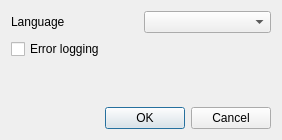
<?xml version="1.0" encoding="UTF-8"?>
<ui version="4.0">
 <class>Config</class>
 <widget class="QDialog" name="Config">
  <property name="geometry">
   <rect>
    <x>0</x>
    <y>0</y>
    <width>282</width>
    <height>140</height>
   </rect>
  </property>
  <property name="windowTitle">
   <string>Imageimp Configuration</string>
  </property>
  <property name="windowIcon">
   <iconset resource="config.qrc">
    <normaloff>:/icons/config.png</normaloff>:/icons/config.png</iconset>
  </property>
  <layout class="QVBoxLayout" name="verticalLayout">
   <item>
    <layout class="QHBoxLayout" name="horizontalLayout">
     <item>
      <widget class="QLabel" name="label">
       <property name="text">
        <string>Language</string>
       </property>
      </widget>
     </item>
     <item>
      <widget class="QComboBox" name="languageSelection"/>
     </item>
    </layout>
   </item>
   <item>
    <widget class="QCheckBox" name="errorLogging">
     <property name="text">
      <string>Error logging</string>
     </property>
    </widget>
   </item>
   <item>
    <spacer name="verticalSpacer">
     <property name="orientation">
      <enum>Qt::Vertical</enum>
     </property>
     <property name="sizeHint" stdset="0">
      <size>
       <width>20</width>
       <height>40</height>
      </size>
     </property>
    </spacer>
   </item>
   <item>
    <widget class="QDialogButtonBox" name="buttonBox">
     <property name="orientation">
      <enum>Qt::Horizontal</enum>
     </property>
     <property name="standardButtons">
      <set>QDialogButtonBox::Cancel|QDialogButtonBox::Ok</set>
     </property>
    </widget>
   </item>
  </layout>
 </widget>
 <resources>
  <include location="config.qrc"/>
 </resources>
 <connections>
  <connection>
   <sender>buttonBox</sender>
   <signal>accepted()</signal>
   <receiver>Config</receiver>
   <slot>accept()</slot>
   <hints>
    <hint type="sourcelabel">
     <x>248</x>
     <y>254</y>
    </hint>
    <hint type="destinationlabel">
     <x>157</x>
     <y>274</y>
    </hint>
   </hints>
  </connection>
  <connection>
   <sender>buttonBox</sender>
   <signal>rejected()</signal>
   <receiver>Config</receiver>
   <slot>reject()</slot>
   <hints>
    <hint type="sourcelabel">
     <x>316</x>
     <y>260</y>
    </hint>
    <hint type="destinationlabel">
     <x>286</x>
     <y>274</y>
    </hint>
   </hints>
  </connection>
 </connections>
</ui>
